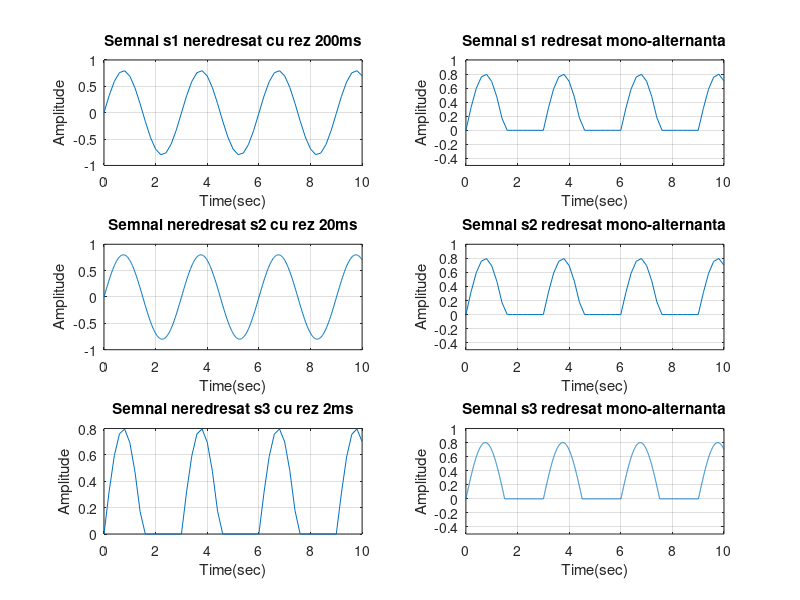

MATLAB code to generate this figure:

t1=0:0.2:10;
s1=0.8*sin(2*pi*0.333*t1);
%creare semnal sinusoidal cu perioada de 3s si rezolutie 200ms
subplot(3,2,1)
plot(t1,s1),grid
title('Semnal s1 neredresat cu rez 200ms')
xlabel('Time(sec)')
ylabel('Amplitude')

for i=1:length(s1);
if s1(i)<0;
s1(i)=0;
end
end
subplot(3,2,2)
plot(t1,s1),grid
axis([0 10 -0.5 1])
title('Semnal s1 redresat mono-alternanta')
xlabel('Time(sec)')
ylabel('Amplitude')


t2=0:0.02:10;
s2=0.8*sin(2*pi*0.333*t2);
%creare semnal sinusoidal cu perioada de 3s si rezolutie 20ms
subplot(3,2,3)
plot(t2,s2),grid
title('Semnal neredresat s2 cu rez 20ms')
xlabel('Time(sec)')
ylabel('Amplitude')

for i=1:length(s2);
if s2(i)<0;
s2(i)=0;
end
end
subplot(3,2,4)
plot(t1,s1),grid
axis([0 10 -0.5 1])
title('Semnal s2 redresat mono-alternanta')
xlabel('Time(sec)')
ylabel('Amplitude')


t3=0:0.002:10;
s3=0.8*sin(2*pi*0.333*t3);
%creare semnal sinusoidal cu perioada de 3s si rezolutie 2ms
subplot(3,2,5)
plot(t1,s1),grid
title('Semnal neredresat s3 cu rez 2ms')
xlabel('Time(sec)')
ylabel('Amplitude')

for i=1:length(s3);
if s3(i)<0;
s3(i)=0;
end
end
subplot(3,2,6)
plot(t3,s3),grid
axis([0 10 -0.5 1])
title('Semnal s3 redresat mono-alternanta')
xlabel('Time(sec)')
ylabel('Amplitude')